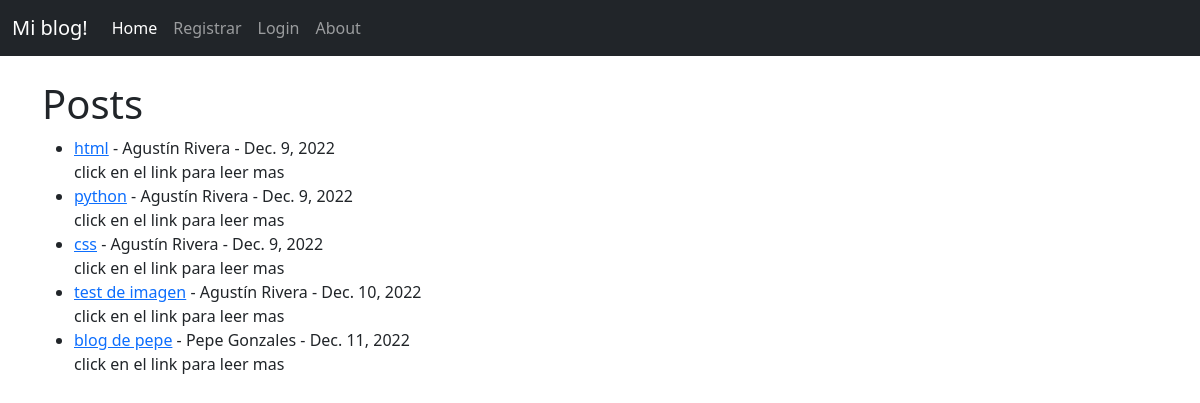
Before: / with the older database file.
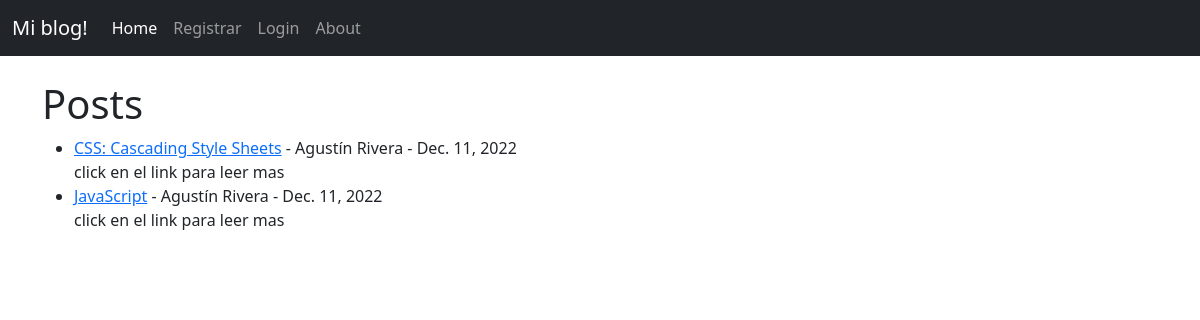
After: the same page with the newer database file.
### appblog/models.py (models this page shows, shortened)
class Post(models.Model):
    titulo = models.CharField(max_length=60)
    imagen_cabezera = models.ImageField(null=True, blank=True, upload_to="imagenes/")
    titulo_tag = models.CharField(max_length=60)
    autor = models.ForeignKey(User, on_delete=models.CASCADE)
    cuerpo = RichTextField(blank=True, null=True)
    fecha = models.DateField(auto_now_add=True)
    descripcion = models.CharField(max_length=100, default='click en el link para leer mas')

### appblog/views.py (the view)
# urls.py: path('', PostList.as_view(), name="inicio"),
class PostList(ListView):
    model = Post
    template_name = 'appblog/inicio.html'

### appblog/templates/appblog/inicio.html (shortened to what this page needs)
{% extends 'appblog/base.html' %}
{% block contenido %}
<h1> Posts </h1>
<ul>
{% for Post in object_list %}
    <li><a href="{% url 'detalle-post' Post.id %}" >{{ Post.titulo }}</a> - {{ Post.autor.first_name }}
        {{Post.autor.last_name }} -  {{ Post.fecha }}
    <br/>
{{ Post.descripcion }}</li>
{% endfor %}
</ul>
{% endblock %}

### appblog/templates/appblog/base.html (shortened to what this page needs)
<!doctype html>
<html lang="en">
  <head>
    <link href="https://cdn.jsdelivr.net/npm/bootstrap@5.0.2/dist/css/bootstrap.min.css" rel="stylesheet">
  </head>
  <body>
    <nav class="navbar navbar-expand-lg navbar-dark bg-dark">
        <div class="container-fluid">
          <a class="navbar-brand" href="{% url 'inicio' %}"> Mi blog!</a>
          <div class="collapse navbar-collapse" id="navbarSupportedContent">
            <ul class="navbar-nav me-auto mb-2 mb-lg-0">
              <li class="nav-item">
                <a class="nav-link active" aria-current="page" href="{% url 'inicio' %}">Home</a>
              </li>
              {% if request.user.is_authenticated %}
                <li class="nav-item">
                <a class="nav-link" href="{% url 'agregar-post' %}">Agregar Post</a>
              </li>
                <li class="nav-item">
                <a class="nav-link" href="{% url 'logout' %}">Logout</a>
              </li>
              <li class="nav-item dropdown">
                <a class="nav-link dropdown-toggle" href="#" id="navbarDropdown" role="button" data-bs-toggle="dropdown" aria-expanded="false">
                  Perfil
                </a>
                <ul class="dropdown-menu" aria-labelledby="navbarDropdown">
                  <li><a class="dropdown-item" href="{% url 'edit_profile' %}">Editar Configuraciones</a></li>
                  <li><a class="dropdown-item" href="{% url 'edit_profile_page' user.perfil.id %}">Editar perfil</a></li>
                  <li><a class="dropdown-item" href="{% url 'show_profile' user.perfil.id %}">Tu perfil</a></li>
                </ul>
              </li>
              {% else %}
                 <li class="nav-item">
                <a class="nav-link" href="{% url 'register' %}">Registrar</a>
              </li>
                <li class="nav-item">
                <a class="nav-link" href="{% url 'login' %}">Login</a>
              </li>
              {% endif %}
              <li class="nav-item">
                <a class="nav-link" href="{% url 'about' %}">About</a>
              </li>
            </ul>
          </div>
        </div>
      </nav>
    <br/>
    <div class="container">
    {% block contenido%}
    {% endblock%}
    </div>
  </body>
</html>

Changed rows visible on the page:
removed Post: titulo "html", autor.first_name "Agustín", autor.last_name "Rivera", fecha "Dec. 9, 2022", descripcion "click en el link para leer mas"
removed Post: titulo "python", autor.first_name "Agustín", autor.last_name "Rivera", fecha "Dec. 9, 2022", descripcion "click en el link para leer mas"
removed Post: titulo "css", autor.first_name "Agustín", autor.last_name "Rivera", fecha "Dec. 9, 2022", descripcion "click en el link para leer mas"
removed Post: titulo "test de imagen", autor.first_name "Agustín", autor.last_name "Rivera", fecha "Dec. 10, 2022", descripcion "click en el link para leer mas"
removed Post: titulo "blog de pepe", autor.first_name "Pepe", autor.last_name "Gonzales", fecha "Dec. 11, 2022", descripcion "click en el link para leer mas"
added Post: titulo "CSS: Cascading Style Sheets", autor.first_name "Agustín", autor.last_name "Rivera", fecha "Dec. 11, 2022", descripcion "click en el link para leer mas"
added Post: titulo "JavaScript", autor.first_name "Agustín", autor.last_name "Rivera", fecha "Dec. 11, 2022", descripcion "click en el link para leer mas"
